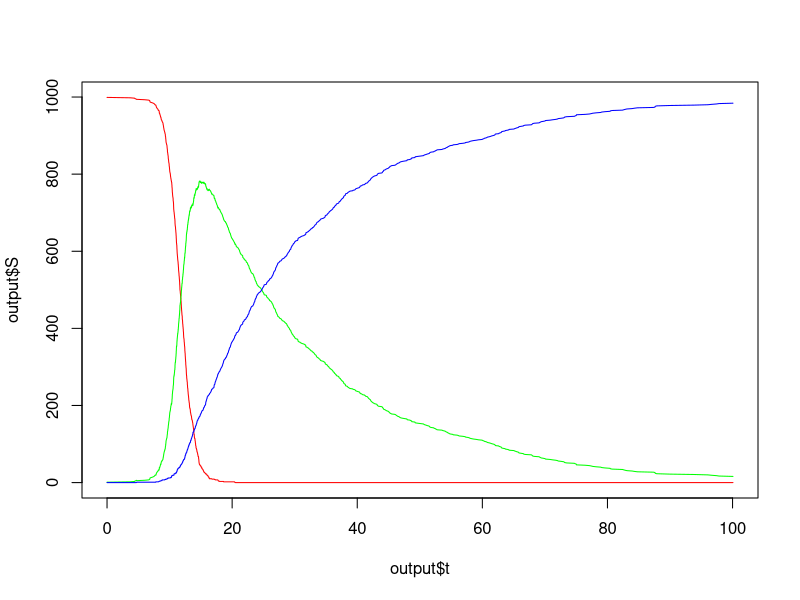

This chart was generated by the following R code:
## ---- chunk 1
knitr::opts_chunk$set(echo = TRUE)
## ---- chunk 2
# set rate parameters
params <- c(
  v = 0.001, # infection
  r = 0.05)  # removal

initial <- c(S = 999,
             I = 1,
             R = 0)
time.window <- c(0, 100)

# initialize state and time variables and write them into output
state <- initial
time <- time.window[1]
time_end <- time.window[2]

# define output dataframe
output <- data.frame(t = time,
                     S = initial["S"],
                     I = initial["I"],
                     R = initial["R"],
                     row.names = 1)
## ---- chunk 3

while(time < time_end & state["I"] > 0){

  # generate event time
  w1 <- params["v"] * state["S"] * state["I"]
  w2 <- params["r"] * state["I"]
  W  <- w1 + w2  
  dt <- -log(runif(1))/W
  time <- time + dt
  
  # select event
  if (runif(1) < w1/W) {
    state["S"] <- state["S"] - 1
    state["I"] <- state["I"] + 1
  } else {
    state["I"] <- state["I"] - 1
    state["R"] <- state["R"] + 1
  }
  
  output <- rbind(output,
                  c(time, state))
}

head(output)
## ---- chunk 4
plot(output$t, output$S, col = "red", type = "l")
lines(output$t, output$I, col = "green", type = "l")
lines(output$t, output$R, col = "blue", type = "l")
